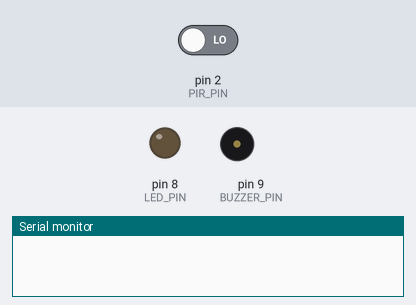
Bench run of a sketch on a simulated Arduino Uno, built with avr-gcc and run on an emulated ATmega328P. On the bench: output pins drawn as LEDs (lit = HIGH), buzzer (waves = sounding), the last lines printed to the serial monitor. Inputs (shaded band) come from the test bench; at power-on: pin 2 (PIR_PIN) LOW.

Above: at 1.2 s.
1.3 s: pin 2 (PIR_PIN) driven HIGH
At 2.5 s:
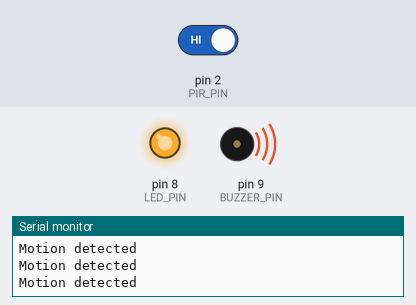
2.8 s: pin 2 (PIR_PIN) driven LOW
At 3.4 s:
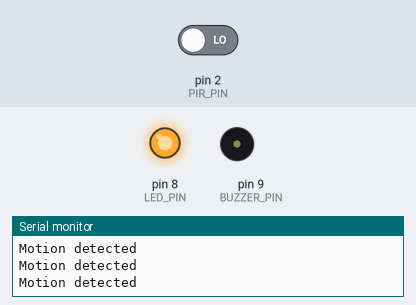
Timing chart, 0 to 14.2 s (numbered marks = the images above; inputs shaded):
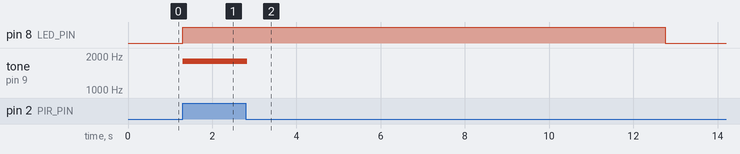

The sketch:

09_pir_motion_light_timer.ino
```cpp
const int PIR_PIN = 2;
const int LED_PIN = 8;
const int BUZZER_PIN = 9;
const unsigned long LIGHT_HOLD_MS = 10000;

unsigned long lastMotionTime = 0;

void setup() {
  pinMode(PIR_PIN, INPUT);
  pinMode(LED_PIN, OUTPUT);
  pinMode(BUZZER_PIN, OUTPUT);
  Serial.begin(9600);
}

void loop() {
  int motion = digitalRead(PIR_PIN);

  if (motion == HIGH) {
    lastMotionTime = millis();
    digitalWrite(LED_PIN, HIGH);
    tone(BUZZER_PIN, 1800, 80);
    Serial.println("Motion detected");
  }

  if (millis() - lastMotionTime > LIGHT_HOLD_MS) {
    digitalWrite(LED_PIN, LOW);
  }

  delay(50);
}
```

Measured:
- after the input at 1.3 s, pin 8 (LED_PIN): LOW → HIGH at once; tone on pin 9 (BUZZER_PIN): silent → 1800 Hz at once
- after the input at 2.8 s, pin 8 (LED_PIN): HIGH → LOW after 10.0 s; tone on pin 9 (BUZZER_PIN): 1800 Hz → silent at once
